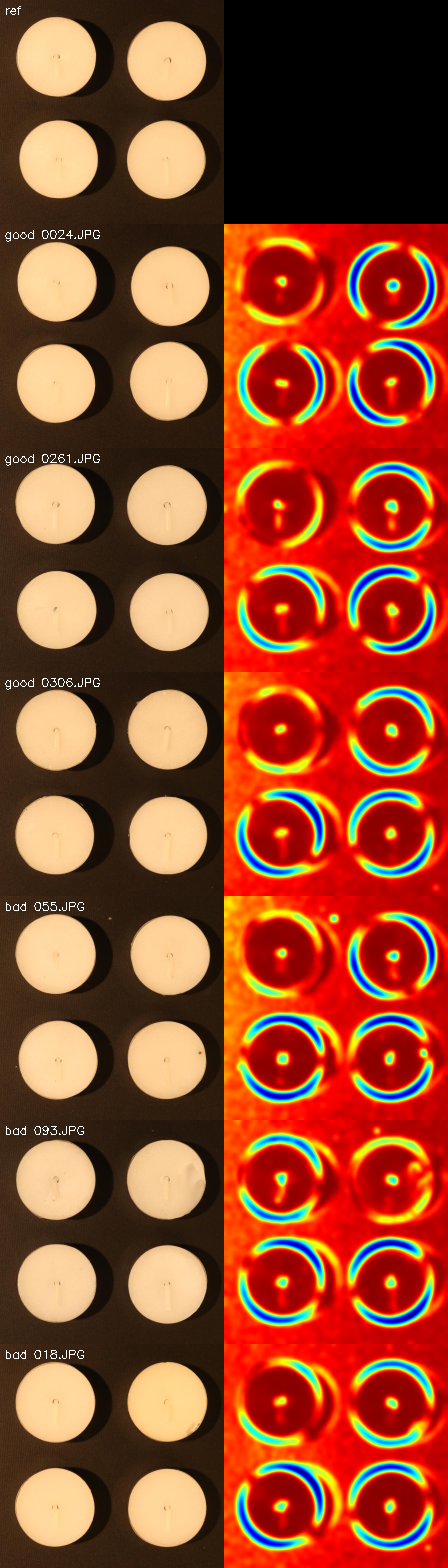
#> input picture p2-anomaly/results/candle_check.png, 448 x 1568 px
$ python -i run_part1_template.py   (imports and definitions only)
#> lines starting #> are read from the running program, lines starting #| are printed output that depends on the picture; after the words box and inside, x2 and y2 are one past the last pixel; in counts of white or black regions, pixels touching at a corner belong together
"""Part 1 -- Classical normality modelling: template difference baseline.

Algorithm (per category, shot, seed):
  1. reference images = the SAME filenames AnomalyDINO uses (same calibration exclusion
     of the first 20 normal training files and the same seed-based slice);
  2. every image (test, calibration and reference) is resized so that its shorter edge is
     448 px and centre-cropped to 448x448 -- pixel-wise comparison needs a common frame;
  3. optional ECC (MOTION_EUCLIDEAN) alignment of everything onto the first reference;
  4. difference map between a test image and each reference = 0.5 * |dI| + 0.5 * (1 - SSIM);
     the "closest template" (lowest mean difference) is kept;
  5. Gaussian smoothing (sigma = 4), image score = mean of the top 1 % map values
     (same aggregation as AnomalyDINO, so image AUROC is comparable);
  6. OK/NG threshold = 95th percentile of the 20 calibration images' scores.

No per-image rescaling of scores happens anywhere: AUROC is computed on raw scores.
"""

import argparse
import os
import sys
import time

import cv2
import numpy as np
from scipy.ndimage import gaussian_filter
from skimage.metrics import structural_similarity

sys.path.insert(0, os.path.join(os.path.dirname(os.path.abspath(__file__)), "src"))
from p2common import (EVAL_SIZE, VISA_6, image_auroc, jdump, load_mask, load_rgb,
                      percentile_threshold, pooled_pixel_auroc,
                      prep_square, ref_pool, shot_refs, summarize, test_items, top1p_mean)


# [17 lines left out: functions ecc_warp_to_anchor, apply_warp, not called in this run]


def gray01(img):
    return cv2.cvtColor(img, cv2.COLOR_RGB2GRAY).astype(np.float32) / 255.0


def fg_box(img, margin=0.03):
    """Bounding box of the object, estimated from its distance to the border intensity.

    The naive template baseline fails mostly because the object sits at a different position
    and scale in every shot (VisA is photographed, not fixtured). Cropping the object and
    rescaling it to a fixed size removes both, leaving the difference operator to do its job.
    Returns None when the estimate is implausible, so the caller falls back to the full frame.
    """
#> called with margin = 0.03
    g = cv2.GaussianBlur(cv2.cvtColor(img, cv2.COLOR_RGB2GRAY), (5, 5), 0).astype(np.float32)
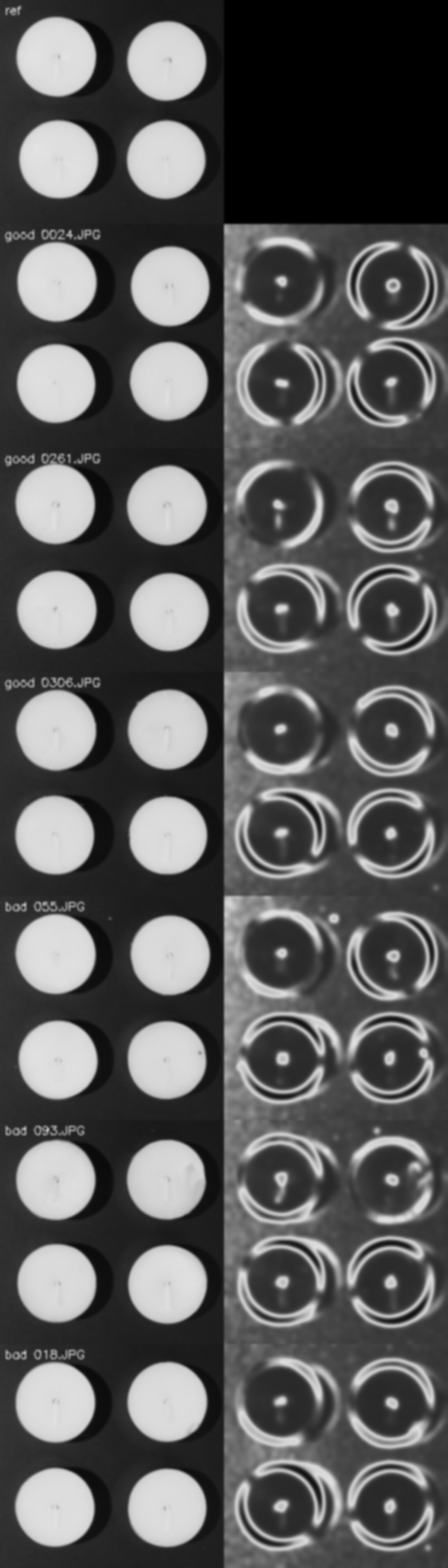
#> g: shape (1568, 448) float32; min 0, max 227, mean 91.2
    border = np.concatenate([g[:8, :].ravel(), g[-8:, :].ravel(),
                             g[:, :8].ravel(), g[:, -8:].ravel()])
    dev = np.abs(g - float(np.median(border)))
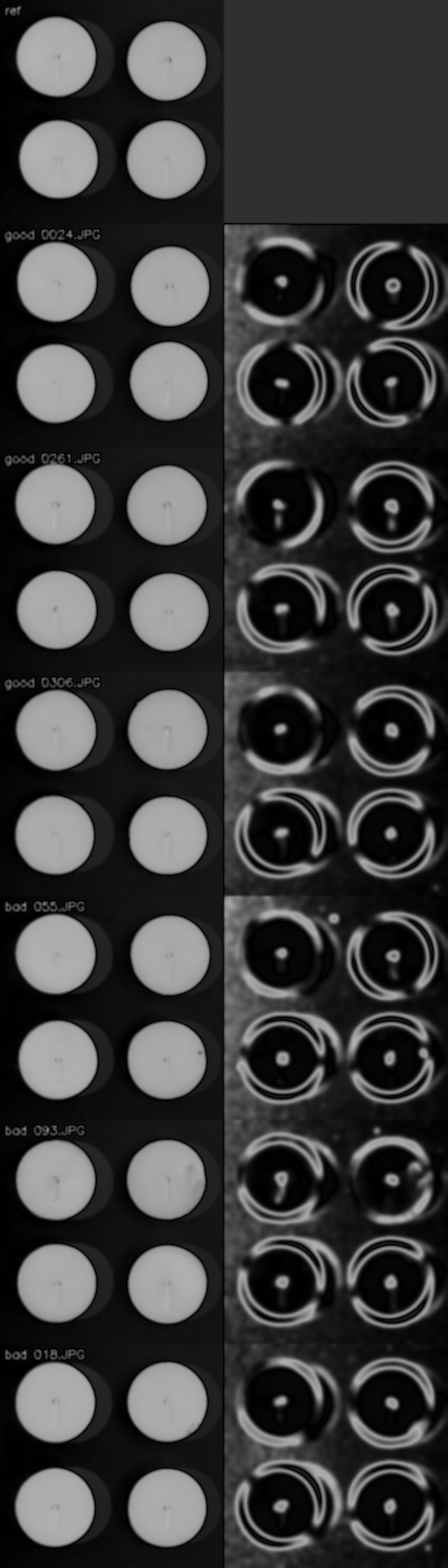
#> dev: shape (1568, 448) float32; min 0, max 179, mean 59.2
    thr = max(12.0, float(dev.mean() + dev.std()))
#> thr = 120.6
    m = (dev > thr).astype(np.uint8)
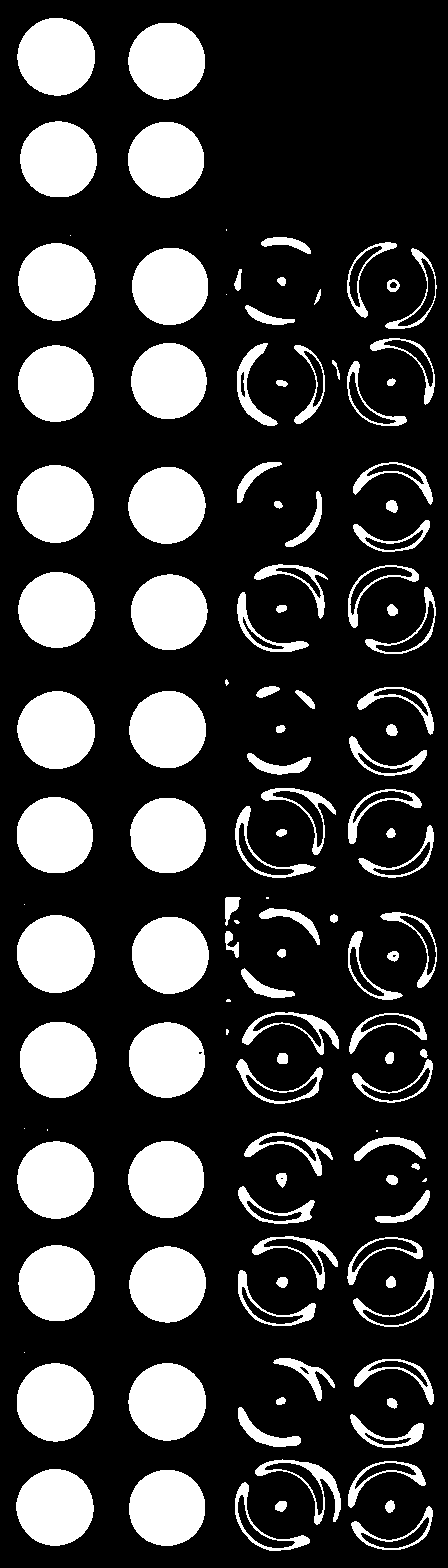
#> m: shape (1568, 448); values 0 (black) and 1 (white), 23.5% white; 123 white regions (14 under 20 px), largest, box (x1, y1, x2, y2) and area: (17, 1363, 94, 1442) 4778, (17, 915, 95, 993) 4765, (17, 18, 95, 96) 4748
    m = cv2.morphologyEx(m, cv2.MORPH_CLOSE, np.ones((9, 9), np.uint8))
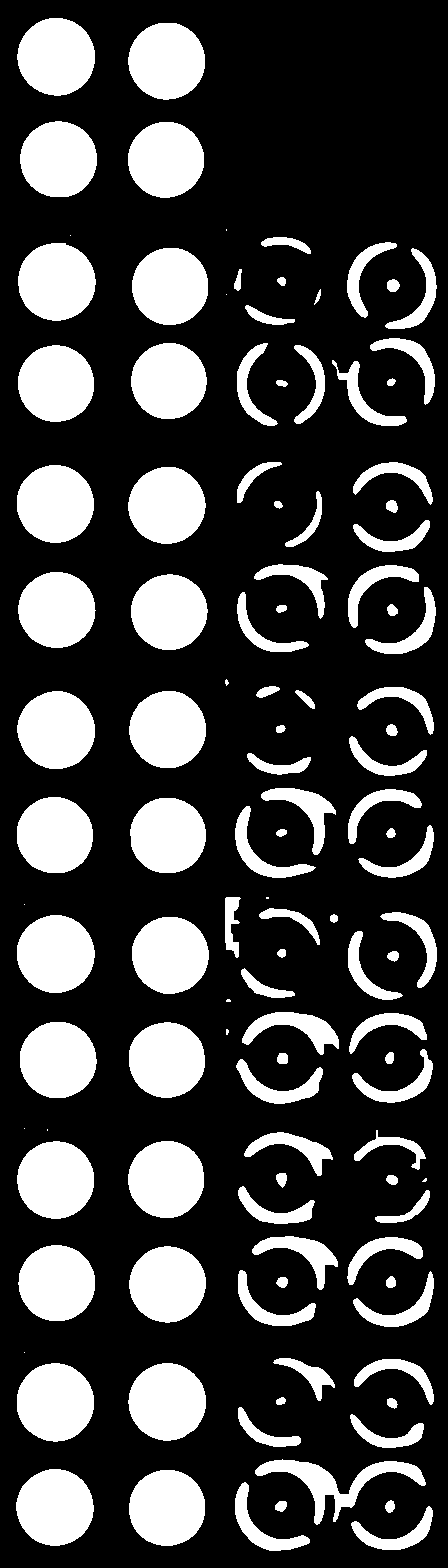
#> m: shape (1568, 448); values 0 (black) and 1 (white), 26% white; 116 white regions (12 under 20 px), largest, box (x1, y1, x2, y2) and area: (17, 1363, 94, 1442) 4778, (17, 915, 95, 993) 4765, (18, 243, 96, 321) 4752
    m = cv2.morphologyEx(m, cv2.MORPH_OPEN, np.ones((7, 7), np.uint8))
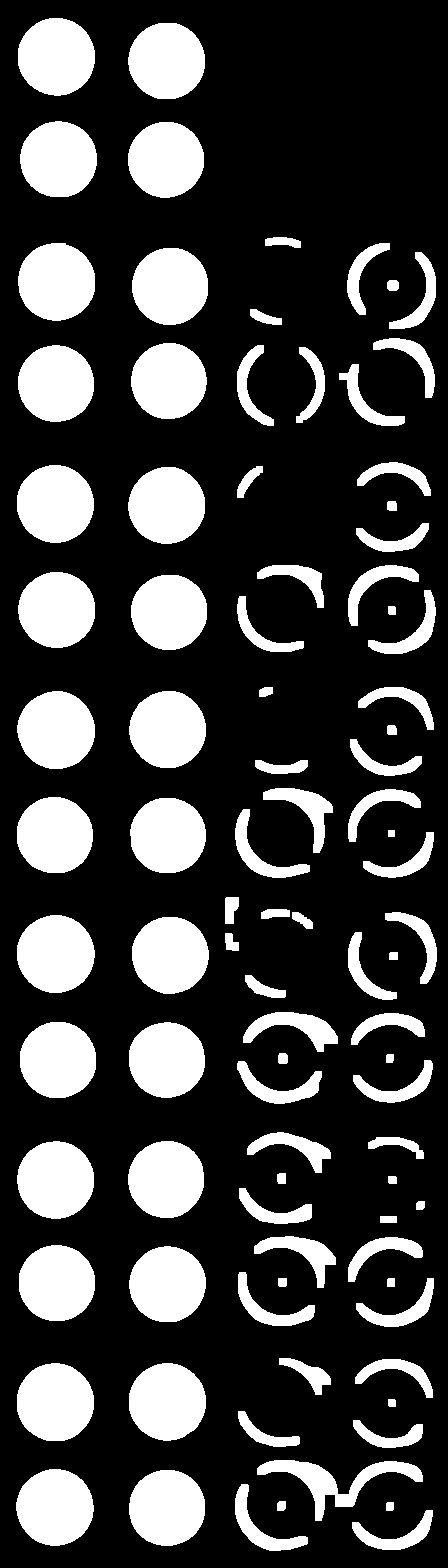
#> m: shape (1568, 448); values 0 (black) and 1 (white), 25.2% white; 93 white regions, largest, box (x1, y1, x2, y2) and area: (17, 1363, 94, 1441) 4773, (17, 915, 95, 993) 4765, (18, 243, 95, 321) 4746
    n, lab, stats, _ = cv2.connectedComponentsWithStats(m, 8)
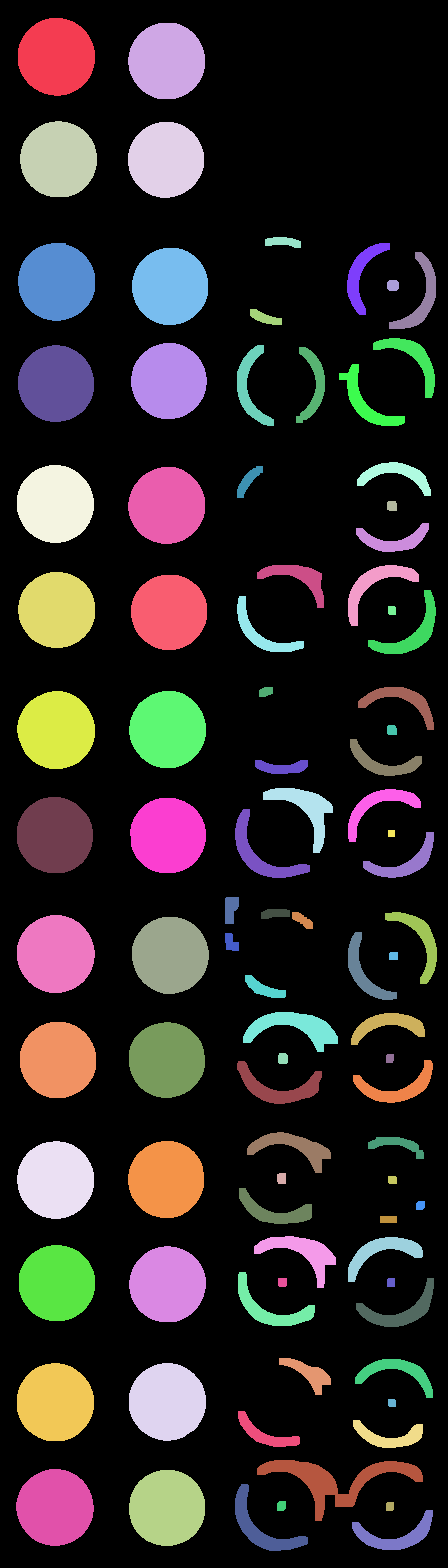
#> lab: shape (1568, 448) int32; 94 distinct labels, from 0 to 93; one colour per label, 0 black
#> n = 94; stats = 94 rows, first 6: [0, 0, 448, 1568, 525340], [18, 18, 77, 78, 4742], [128, 23, 77, 76, 4651], [20, 121, 77, 76, 4626], [128, 122, 76, 76, 4551], [265, 237, 36, 11, 284]
    if n < 2:
        return None
    k = 1 + int(np.argmax(stats[1:, cv2.CC_STAT_AREA]))
#> k = 82
    x, y, w, h = (stats[k, cv2.CC_STAT_LEFT], stats[k, cv2.CC_STAT_TOP],
                  stats[k, cv2.CC_STAT_WIDTH], stats[k, cv2.CC_STAT_HEIGHT])
#> x = 17; y = 1363; w = 77; h = 78
    if w < 24 or h < 24 or w * h > 0.95 * img.shape[0] * img.shape[1]:
        return None
    mx, my = int(margin * w), int(margin * h)
#> mx = 2; my = 2
    return (max(0, x - mx), max(0, y - my),
            min(img.shape[1], x + w + mx), min(img.shape[0], y + h + my))


# [157 lines left out: functions apply_box, diff_map, score_one, run, parse_args, not called in this run]


# [2 lines not run here, left out]

>>> import cv2
>>> picture = cv2.cvtColor(cv2.imread('results/candle_check.png'), cv2.COLOR_BGR2RGB)
>>> result = fg_box(picture)
#> result = (15, 1361, 96, 1443)

$ run again, on p2-anomaly/results/figs/part2/candle_2shot_bad_0.png
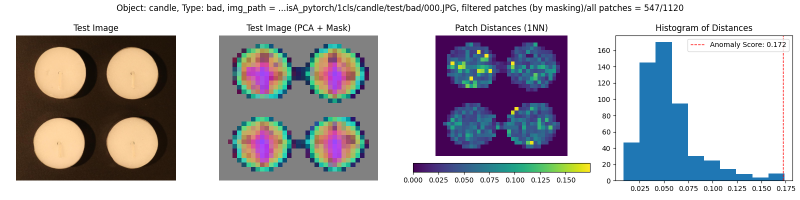
#> input picture p2-anomaly/results/figs/part2/candle_2shot_bad_0.png, 1600 x 400 px (shown at 1/2 size)
#> in fg_box, `dev = np.abs(g - float(np.median(border)))`:
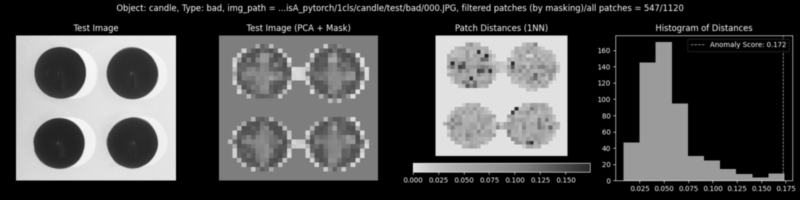
#> dev: shape (400, 1600) float32 (shown at 1/2 size); min 0, max 246, mean 73.7
#> thr = 158.6
#> in fg_box, `n, lab, stats, _ = cv2.connectedComponentsWithStats(m, 8)`:
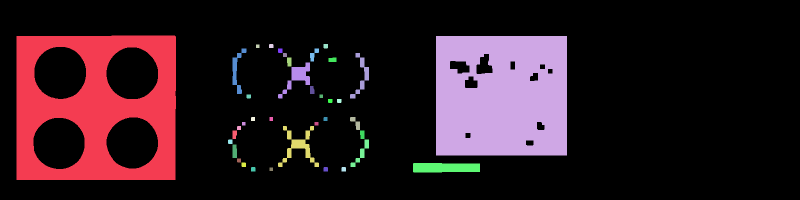
#> lab: shape (400, 1600) int32 (shown at 1/2 size); 39 distinct labels, from 0 to 38; one colour per label, 0 black
#> n = 39; stats = 39 rows, first 6: [0, 0, 1600, 400, 511487], [33, 71, 319, 289, 58383], [872, 72, 262, 239, 59593], [512, 89, 7, 7, 49], [538, 88, 9, 8, 70], [647, 88, 9, 9, 79]
#> k = 2
#> x = 872; y = 72; w = 262; h = 239
#> mx = 7
#> result = (865, 65, 1141, 318)
